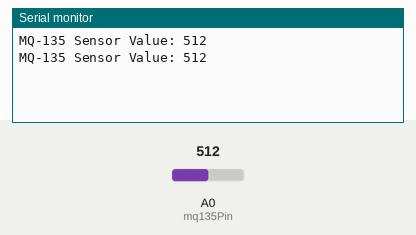
Recording of a sketch running on a simulated ESP8266 (NodeMCU). On the bench: the last lines printed to the serial monitor. The inputs (shaded band) are chosen by the test bench; at power-on: A0 (mq135Pin) = 512.

Above: at 1.8 s.
1.9 s: A0 (mq135Pin) set to 716
At 2.3 s:
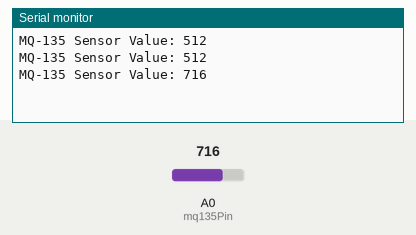
3.4 s: A0 (mq135Pin) set to 900
At 4.8 s:
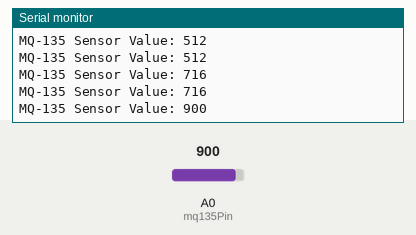
Timing chart, 0 to 6.4 s (numbered marks = the images above; inputs shaded):
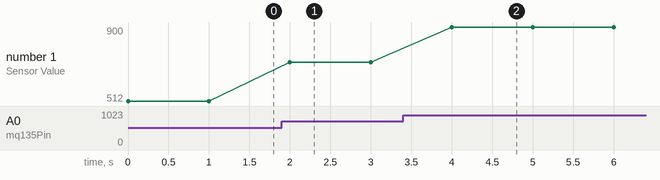

The sketch:

mq135_sensor.ino
```cpp
#include <ESP8266WiFi.h>

const int mq135Pin = A0;  // Analog pin connected to MQ-135

void setup() {
  Serial.begin(115200);   // Start Serial communication
}

void loop() {
  int sensorValue = analogRead(mq135Pin);  // Read the sensor value
  Serial.print("MQ-135 Sensor Value: ");
  Serial.println(sensorValue);               // Print the sensor value

  // Add any threshold or processing logic here

  delay(1000);  // Delay for 1 second
}
```

Measured:
- after the input at 1.9 s, the serial monitor: prints a new line after 0.10 s (image 1)
- after the input at 3.4 s, the serial monitor: prints a new line after 0.60 s (image 2)
- plotted number 1: 512 → 716 after the input at 1.9 s, 716 → 900 after the input at 3.4 s
